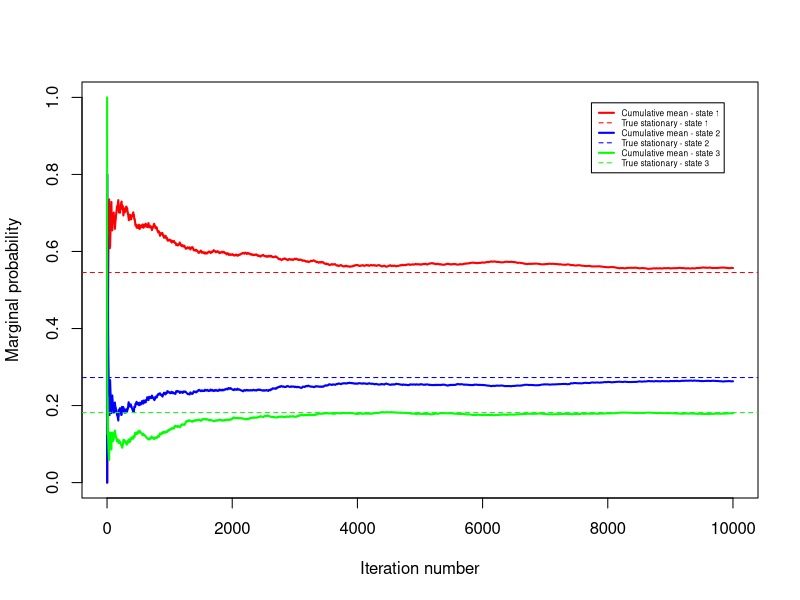

The R source for this figure:
#####   BEGIN USER INPUT  #####
nIter <- 10000 # Number of simulated steps of the Markov chain
P = matrix(c(0.8,0.1,0.1,0.2,0.6,0.2,0.3,0.3,0.4),3,3, byrow=TRUE) # Define a transition matrix
#####   END USER INPUT    #####

# install.packages("expm") # To get the matrix power
library(expm)

lineColors = c("red","blue","green","black","yellow")
nStates <- dim(P)[1]
print(P)

# Stationary distribution is normalized left eigenvector of P corresponding to eigenvalue of one.
eigObj <- eigen(t(P))
eigenVect <- eigObj$vector[,eigObj$values == 1]
piStat <- eigenVect/sum(eigenVect)

print(piStat)
print(piStat - piStat%*%P) # Check 1: should be the zeros vector if piStat is the stationary distribution
print(P%^%100) # Check 2: each row should be approximately piStat

# Simulating a Markov chain
x <- matrix(NA,nIter,1)
x[1] <- 3 # Initial value
for (i in 2:nIter){
  x[i] <- sample(1:nStates,1, prob = P[x[i-1],])
}


# Graphics
print(x[1:50]) # Printing the first 50 simulations
approxStat <- list(nStates,1)
for (j in 1:nStates){
  approxStat[[j]] <- cumsum(x == j)/seq(1,nIter)
}

plot(0, type = "n", xlim = c(0,nIter), ylim = c(0,1), ylab = "Marginal probability", xlab = "Iteration number", lwd = 2)
legendText <- c()
for (j in 1:nStates){
  lines(1:nIter,approxStat[[j]], col = lineColors[j], lwd = 2)
  legendText <- c(legendText, paste('Cumulative mean - state',j), paste('True stationary - state',j))
  abline(piStat[j], 0, col = lineColors[j], lty = 2)
}
legend("topright", inset = 0.05, box.lty = 1, legend = legendText, col = rep(lineColors[1:nStates], each=2), 
       lty = rep(c(1,2),nStates), lwd = rep(c(2,1),nStates), cex = 0.5)
